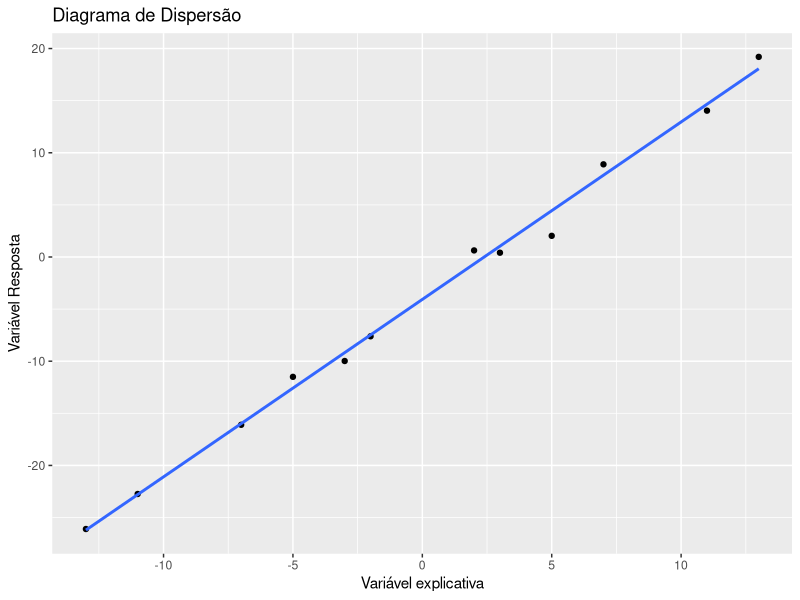

Write R code to recreate this figure.
## ---- chunk 1
library(ggplot2)
x <- c(-13, -11, -7, -5, -3, -2, 2, 3, 5, 7, 11, 13)
y <- c(-26.10, -22.74, -16.10, -11.50, -9.98, -7.61, 0.63, 0.41, 2.03, 8.89, 14.04, 19.20)

Y <- cbind(y) # matriz de variável resposta
X <- cbind(1,x) # matriz de dados (fixados)
n <- length(Y)  # tamanho da amostra
V <- solve(t(X)%*%X) # (X'X)-¹
D <- V%*%t(X) # (X'X)-¹*X'

beta.MQ <- D%*%Y # matriz Beta0 e beta1 estimados
sigma2.hat <- as.numeric(t(Y)%*%(diag(n) - X%*%D)%*%Y/(n-2)) # variancia estimada não viciada
sigma.hat <- sqrt(sigma2.hat) # desvio padrão estimada não viciada

Matrix.cov <- sigma2.hat*V # matriz de covariancias 

reg.lin <- lm(y~x) # modelo de regressão linear
#summary(reg.lin) # resumo da regressõa

dados <- data.frame(x,y)

ggplot(dados, aes(x=x, y=y)) + geom_point() + geom_smooth(method=lm, se=F) + 
  labs(y = "Variável Resposta", x = "Variável explicativa") +
  ggtitle("Diagrama de Dispersão") 

## ---- chunk 2

F <- function(C,c,beta,sigma2,n){ # Função para calcular a estatística F e o p-valor
  k <- nrow(C)
  F.obs <- as.numeric(t(C%*%beta - c)%*% solve( C%*% solve(t(X)%*%X) %*% t(C)) %*% (C%*%beta - c)/(k*sigma2))
  p.valor = 1 - pf(F.obs,k,n-2)
  return(c(F.obs,p.valor))
}

#H_0: B0 = -5
C0 <- matrix(c(1,0),1,2) # Matriz C
c0 <- -5 # Vetor c
f <- F(C0, c0, beta.MQ, sigma2.hat, length(Y)) # estatística F e o p-valor

#H_0: B1 = 0
C0 <- matrix(c(0,1),1,2) # Matriz C
c0 <- 0 # Vetor c
f <- F(C0, c0, beta.MQ, sigma2.hat, length(Y)) # estatística F e o p-valor
## ---- chunk 3
IC.b <- confint(lm(y~x),level=0.90) # intevalo de confiança para o vetor beta com confiança de 90%
IC.s <- c(sigma.hat*(n-2)/qchisq(0.95,10),sigma.hat*(n-2)/qchisq(0.05,10)) # intevalo de confiança para o sigma^2 com confiança de 90%
## ---- chunk 4
#H_0: 1/2B0 + 5/4B1 = 0
C0 <- matrix(c(1/2,5/4),1,2) # Matriz C
c0 <- 0 # Vetor c
f <- F(C0, c0, beta.MQ, sigma2.hat, length(Y)) # estatística F e o p-valor

#H_0: B0 = B1 = 1
C0 <- matrix(c(1,0,0,1),2,2) # Matriz C
c0 <- c(0,0) # Vetor c
f <- F(C0, c0, beta.MQ, sigma2.hat, length(Y)) # estatística F e o p-valor

#H_0: B0/B1 = 3
C0 <- matrix(c(1,-3),1,2) # Matriz C
c0 <- 0 # Vetor c
f <- F(C0, c0, beta.MQ, sigma2.hat, length(Y)) # estatística F e o p-valor

#H_0: B0 + 5/2B1 = 0 B1-B0=6
C0 <- matrix(c(1,-1,5/2,1),2,2) # Matrz C
c0 <- matrix(c(0,6),2,1) # Matriz c
f <- F(C0, c0, beta.MQ, sigma2.hat, length(Y)) # estatística F e o p-valor

## ---- chunk 5
N <- 1000 # Número de simulações
n <- length(Y)  # tamanho da amostra
V <- solve(t(X)%*%X) # (X'X)-¹
D <- V%*%t(X) # (X'X)-¹*X'
gamma <- 0.975 # Confiança do intervalo

c <- qt((1+gamma)/2,10) # Calculo do quartil da t-student com gl=10

g1 <- qchisq((1-gamma)/2,10) # Calculo do quartil da X² com gl=10
g2 <- qchisq(((1+gamma)/2),10) # Calculo do quartil da X² com gl=10

# Matrizes para armazenar os IC's
b0 <- matrix(NA,N,2)
b1 <- matrix(NA,N,2)
s2 <- matrix(NA,N,2)

for (i in 1:N){
  erro <- rnorm(n,0,sqrt(2)) # erro simulado com distribuição N(0,2) e n=12
  yy <- cbind(-4 + (8/5)*x + erro) # vetor coluna de Y simulados dado que os o vetor x está fixo
  beta.S <- D%*%yy # vetor coluna de simuações de beta0 e beta1
  sigma2.hatS <- as.numeric(t(yy)%*%(diag(n) - X%*%D)%*%yy/(n-2)) # vetor de simuações de sigma²
  Matrix.cov <- sigma2.hatS*V # Matriz de covariâncias
  b0[i,] <- c(beta.S[1] -c*sqrt(Matrix.cov[1,1]), beta.S[1]+c*sqrt(Matrix.cov[1,1])) # IC p/ B0
  b1[i,] <- c(beta.S[2] -c*sqrt(Matrix.cov[2,2]), beta.S[2]+c*sqrt(Matrix.cov[2,2])) # IC p/ B1
  s2[i,] <- c(sigma2.hatS*(n-2)/g2,sigma2.hatS*(n-2)/g1) # IC p/ sigma²
}

# Verifica se o verdadeiro valor está nos intervalos
aa <- ifelse(b0[,1]<= -4 & b0[,2] >= -4 ,1,0)
bb <- ifelse(b1[,1]<= 8/5 & b1[,2] >= 8/5 ,1,0)
ss <- ifelse(s2[,1]<= 2 & s2[,2] >= 2 ,1,0)

# Junta a variaável binária com a matriz de IC's
b0 <- cbind(b0,aa)
b1 <- cbind(b1,bb)
ss <- cbind(s2,ss)

# Proporção dos IC's que tem o verdadeiro valor de B0=-4
mean(b0[,3])

# Proporção dos IC's que tem o verdadeiro valor de B1=8/5
mean(b1[,3])

# Proporção dos IC's que tem o verdadeiro valor de sigma^2=2
mean(ss[,3])

